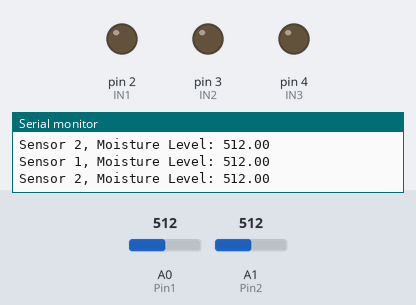
Bench run of a sketch on a simulated Arduino Uno, built with avr-gcc and run on an emulated ATmega328P. Shown: output pins drawn as LEDs (lit = HIGH), the last lines printed to the serial monitor. The inputs (shaded band) are chosen by the test bench; at power-on: A0 (Pin1) = 512, A1 (Pin2) = 512.

Above: at 1.7 s.
1.8 s: A0 (Pin1) set to 585
3.3 s: A0 (Pin1) set to 610
At 4.6 s:
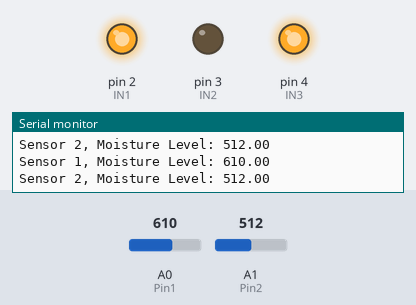
5.0 s: A1 (Pin2) set to 692
7.2 s: A1 (Pin2) set to 711
At 7.8 s:
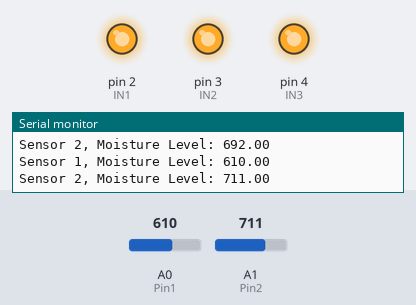
9.0 s: A0 (Pin1) set to 590
At 10.2 s:
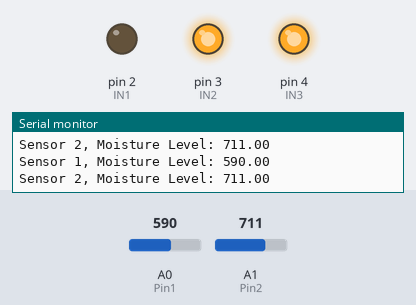
10.5 s: A1 (Pin2) set to 690
At 11.4 s:
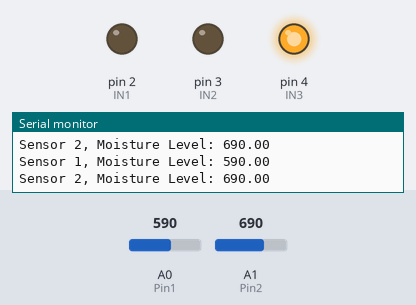
Timing chart, 0 to 13.0 s (numbered marks = the images above; inputs shaded):
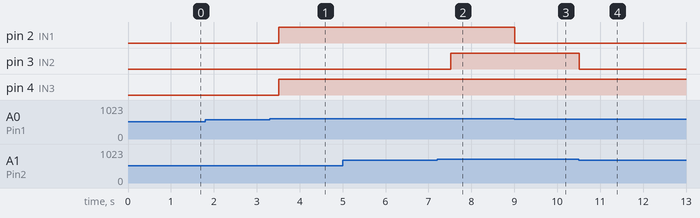

Measured:
- the behaviour switches between 599 and 600 on A0 (Pin1) (found by bisection; images 0 and 1)
- the behaviour switches between 699 and 700 on A1 (Pin2) (found by bisection; images 1 and 2)
- after the input at 3.3 s, pin 2 (IN1), pin 4 (IN3): LOW → HIGH after 0.21 s
- after the input at 7.2 s, pin 3 (IN2): LOW → HIGH after 0.31 s
- after the input at 9.0 s, pin 2 (IN1): HIGH → LOW at once
- after the input at 10.5 s, pin 3 (IN2): HIGH → LOW at once

The sketch:

Drip2.ino
```cpp
#include <Arduino.h>

int IN1 = 2;
int IN2 = 3;
int IN3 = 4;

int Pin1 = A0;
int Pin2 = A1;

float sensorvalue1 = 0;
float sensorvalue2 = 0;

void setup() {
  // put your setup code here, to run once:
  Serial.begin(9600);

  pinMode(IN1, OUTPUT);
  pinMode(IN2, OUTPUT);
  pinMode(IN3, OUTPUT);

  pinMode(Pin1, INPUT);
  pinMode(Pin2, INPUT);

  digitalWrite(IN1, LOW);
  digitalWrite(IN2, LOW);
  digitalWrite(IN3, LOW);

  delay(500);
}

void loop() {
  // put your main code here, to run repeatedly:
  Serial.print("Sensor 1, Moisture Level: ");
  sensorvalue1 = analogRead(Pin1);
  Serial.print(sensorvalue1);
  Serial.print('\n');

  if (sensorvalue1 < 600)
  {
    digitalWrite(IN1, LOW);
  }
  else
  {
    digitalWrite(IN1, HIGH);
    digitalWrite(IN3, HIGH);
    delay(1000);
  }

  Serial.print("Sensor 2, Moisture Level: ");
  sensorvalue2 = analogRead(Pin2);
  Serial.print(sensorvalue2);
  Serial.print('\n');

  if (sensorvalue2 < 700)
  {
    digitalWrite(IN2, LOW);
  }
  else
  {
    digitalWrite(IN2, HIGH);
    digitalWrite(IN3, HIGH);
    delay(1000);
  }

  delay(500);
}
```
